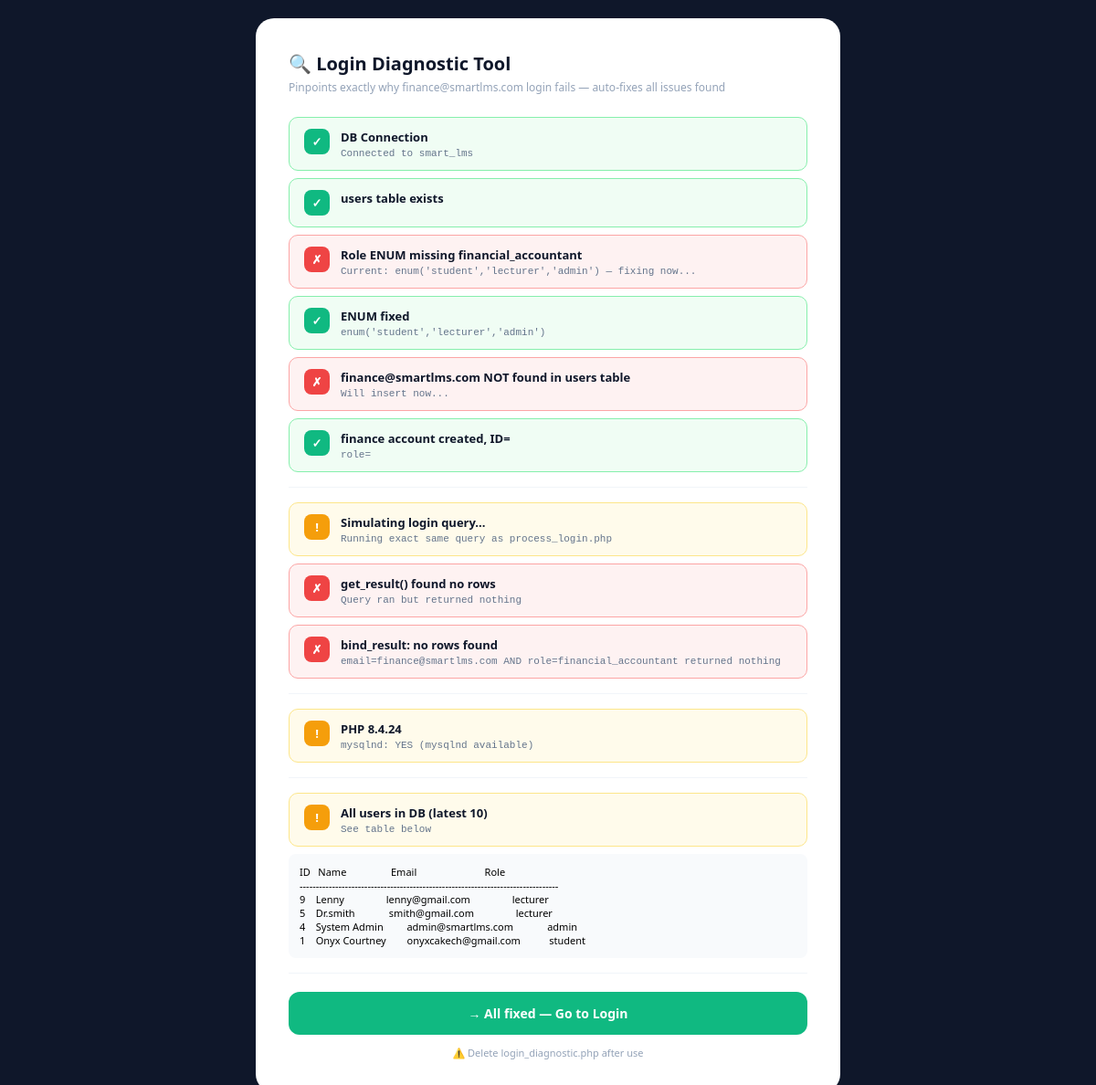
The page /login_diagnostic.php on the database as committed earlier.
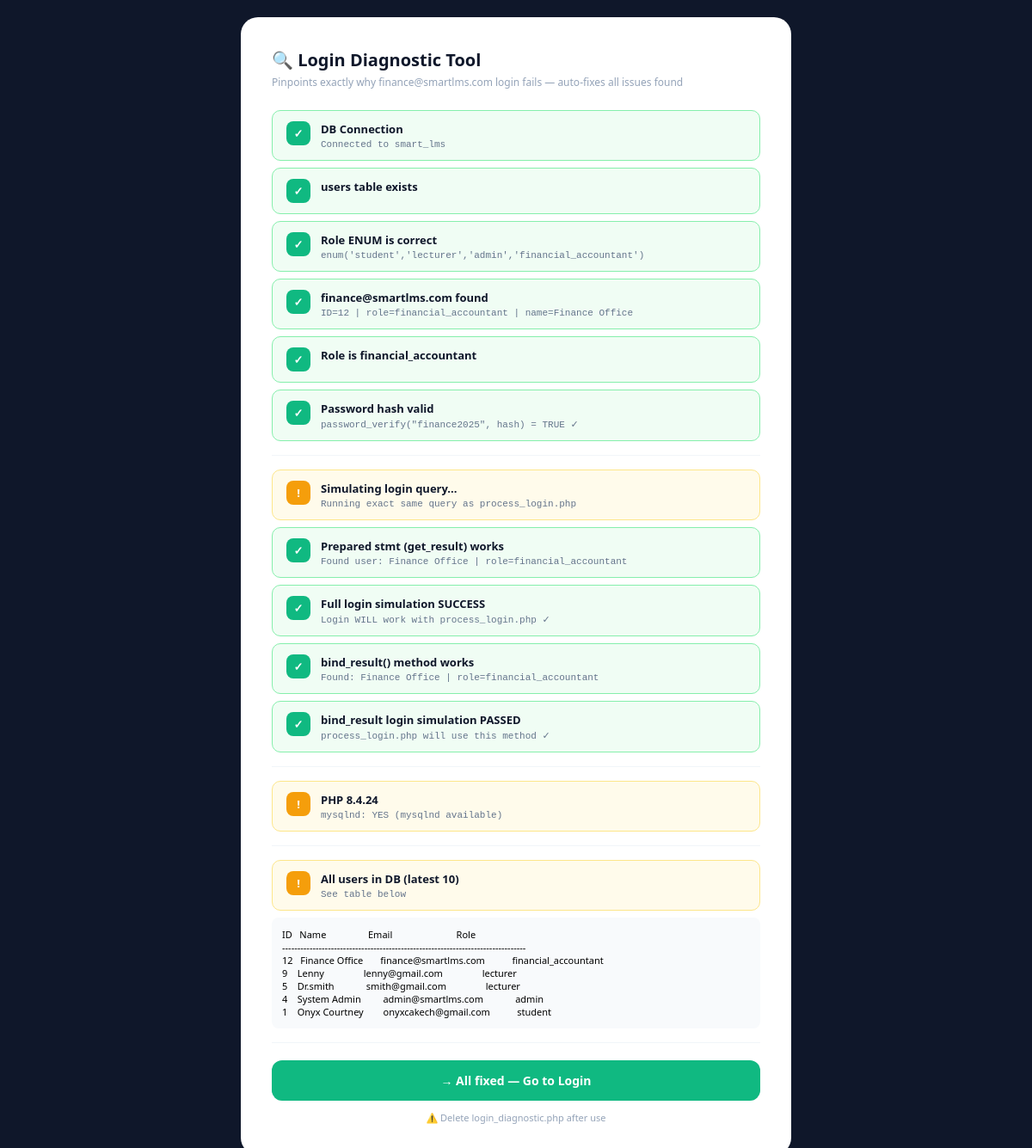
The same page on the database as committed later.
### tables this page shows
CREATE TABLE `users` (
  `id` int(11) NOT NULL,
  `full_name` varchar(100) NOT NULL,
  `email` varchar(100) NOT NULL,
  `password` varchar(255) NOT NULL,
  `role` enum('student','lecturer','admin','financial_accountant') NOT NULL DEFAULT 'student',
  `course_id` int(11) DEFAULT NULL,
  `career_path` varchar(100) DEFAULT 'General Software Engineering',
  `created_at` timestamp NOT NULL DEFAULT current_timestamp()
);

### login_diagnostic.php (the view, shortened to what this page needs)
<!DOCTYPE html>
<html lang="en">
<head>
</head>
<body>
<div class="card">
<h2>🔍 Login Diagnostic Tool</h2>
<p class="sub">Pinpoints exactly why finance@smartlms.com login fails — auto-fixes all issues found</p>
<?php
$conn = new mysqli("localhost", "root", "", "smart_lms");
function row($type, $label, $detail) {
    $icons = ['ok'=>'✓','fail'=>'✗','warn'=>'!'];
    echo "<div class='row $type'><div class='dot'>{$icons[$type]}</div><div><div class='label'>$label</div><div class='detail'>$detail</div></div></div>";
}
row('ok', 'DB Connection', 'Connected to smart_lms');
$col = mysqli_fetch_assoc(mysqli_query($conn, "SHOW COLUMNS FROM users LIKE 'role'"));
$enumType = $col['Type'] ?? 'unknown';
if (strpos($enumType, 'financial_accountant') !== false) {
    row('ok', 'Role ENUM is correct', $enumType);
} else {
    mysqli_query($conn, "ALTER TABLE users MODIFY COLUMN role ENUM('student','lecturer','admin','financial_accountant') NOT NULL DEFAULT 'student'");
    $col2 = mysqli_fetch_assoc(mysqli_query($conn, "SHOW COLUMNS FROM users LIKE 'role'"));
}
$fa = mysqli_fetch_assoc(mysqli_query($conn, "SELECT * FROM users WHERE email='finance@smartlms.com'"));
if (!$fa) {
    $hp = password_hash('finance2025', PASSWORD_BCRYPT);
    $r = mysqli_query($conn, "INSERT INTO users (full_name, email, password, role) VALUES ('Finance Office','finance@smartlms.com','$hp','financial_accountant')");
    if ($r) {
        $fa = mysqli_fetch_assoc(mysqli_query($conn, "SELECT * FROM users WHERE email='finance@smartlms.com'"));
    } else {
        row('fail', 'INSERT failed', mysqli_error($conn));
    }
} else {
    row('ok', 'finance@smartlms.com found', "ID={$fa['id']} | role={$fa['role']} | name={$fa['full_name']}");
}
if ($fa && $fa['role'] !== 'financial_accountant') {
    row('fail', 'Wrong role in DB', "Has role='{$fa['role']}' — fixing to 'financial_accountant'");
    $hp = password_hash('finance2025', PASSWORD_BCRYPT);
    mysqli_query($conn, "UPDATE users SET role='financial_accountant', password='$hp' WHERE email='finance@smartlms.com'");
    $fa = mysqli_fetch_assoc(mysqli_query($conn, "SELECT * FROM users WHERE email='finance@smartlms.com'"));
    row('ok', 'Role fixed', "Now: role={$fa['role']}");
} elseif ($fa) {
    row('ok', 'Role is financial_accountant', '');
}
if ($fa) {
    if (password_verify('finance2025', $fa['password'])) {
        row('ok', 'Password hash valid', 'password_verify("finance2025", hash) = TRUE ✓');
    }
}
echo "<div class='divider'></div>";
$email_test = 'finance@smartlms.com';
$role_test  = 'financial_accountant';
if (method_exists(new mysqli(), 'get_result') || function_exists('mysqli_stmt_get_result')) {
    $stmt = $conn->prepare("SELECT id, full_name, role, password FROM users WHERE email=? AND role=?");
    if ($stmt) {
        $stmt->bind_param("ss", $email_test, $role_test);
        $stmt->execute();
        $res = $stmt->get_result();
        if ($res && $user = $res->fetch_assoc()) {
            if (password_verify('finance2025', $user['password'])) {
                row('ok', 'Full login simulation SUCCESS', 'Login WILL work with process_login.php ✓');
            } else {
                row('fail', 'Password mismatch in simulation', '');
            }
        } else {
            row('fail', 'get_result() found no rows', 'Query ran but returned nothing');
        }
    }
} else {
    row('warn', 'get_result() NOT available on this server', 'Using bind_result() fallback instead');
}
$stmt2 = $conn->prepare("SELECT id, full_name, role, password FROM users WHERE email=? AND role=?");
if ($stmt2) {
    $stmt2->bind_param("ss", $email_test, $role_test);
    $stmt2->execute();
    $id2=$fn2=$rl2=$pw2=null;
    $stmt2->bind_result($id2,$fn2,$rl2,$pw2);
    if ($stmt2->fetch()) {
        if (password_verify('finance2025', $pw2)) {
            row('ok', 'bind_result login simulation PASSED', "process_login.php will use this method ✓");
        } else {
            row('fail', 'bind_result: password mismatch', '');
        }
    } else {
        row('fail', 'bind_result: no rows found', "email=$email_test AND role=$role_test returned nothing");
    }
}
echo "<div class='divider'></div>";
echo "<div class='divider'></div>";
$all = mysqli_query($conn, "SELECT id, full_name, email, role FROM users ORDER BY id DESC LIMIT 10");
$rows = [];
while ($r = mysqli_fetch_assoc($all)) $rows[] = $r;
echo "<pre>";
printf("%-4s %-20s %-30s %-22s\n", 'ID', 'Name', 'Email', 'Role');
echo str_repeat('-', 80) . "\n";
foreach ($rows as $r) printf("%-4s %-20s %-30s %-22s\n", $r['id'], $r['full_name'], $r['email'], $r['role']);
echo "</pre>";
?>
<div class="divider"></div>
<a href="index.php" class="fix-btn">→ All fixed — Go to Login</a>
<p style="text-align:center;font-size:11px;color:#94a3b8;margin-top:12px;">⚠️ Delete <code>login_diagnostic.php</code> after use</p>
</div>
</body>
</html>

### login_diagnostic.php (style rules this page uses)
* { font-family: 'Segoe UI', sans-serif; box-sizing: border-box; margin: 0; padding: 0; }
body { background: #0f172a; min-height: 100vh; display: flex; align-items: center; justify-content: center; padding: 20px; }
.card { background: #fff; border-radius: 20px; padding: 36px; width: 100%; max-width: 640px; }
h2 { font-size: 20px; font-weight: 800; color: #0f172a; margin-bottom: 4px; }
.sub { font-size: 12px; color: #94a3b8; margin-bottom: 24px; }
.row { display: flex; align-items: flex-start; gap: 12px; padding: 12px 16px; border-radius: 10px; margin-bottom: 8px; }
.ok { background: #f0fdf4; border: 1px solid #86efac; }
.warn { background: #fffbeb; border: 1px solid #fde68a; }
.dot { width: 28px; height: 28px; border-radius: 8px; display: flex; align-items: center; justify-content: center; font-weight: 900; font-size: 13px; flex-shrink: 0; }
.ok .dot { background: #10b981; color: #fff; }
.warn .dot { background: #f59e0b; color: #fff; }
.label { font-weight: 700; font-size: 13px; color: #0f172a; }
.detail { font-size: 11px; color: #64748b; margin-top: 3px; font-family: monospace; word-break: break-all; }
.fix-btn { display: block; text-align: center; background: #10b981; color: #fff; padding: 14px; border-radius: 12px; font-weight: 700; font-size: 14px; margin-top: 20px; text-decoration: none; border: none; cursor: pointer; width: 100%; }
.divider { height: 1px; background: #f1f5f9; margin: 16px 0; }
pre { background: #f8fafc; border-radius: 8px; padding: 12px; font-size: 11px; overflow-x: auto; margin-top: 8px; }
.fail { background: #fef2f2; border: 1px solid #fca5a5; }
.fail .dot { background: #ef4444; color: #fff; }

Rows that differ between the two databases and show on the page:
added users: id "12", full_name "Finance Office", email "finance@smartlms.com", role "financial_accountant"
Other text that changed with them:
$icons[$type]: "✓ ✓ ✗ ✓ ✗ ✓ ! ✗ ✗ ! !" → "✓ ✓ ✓ ✓ ✓ ✓ ! ✓ ✓ ✓ ✓ ! !"
$label: "…table exists Role ENUM missing financial_accountant ENUM fixed finance@smartlms.com NOT found in users table finance account created, ID= Simulating login query... get_result() found no rows bind_result: no rows found PHP 8.4.24 All users…" → "…table exists Role ENUM is correct finance@smartlms.com found Role is financial_accountant Password hash valid Simulating login query... Prepared stmt (get_result) works Full login simulation SUCCESS bind_result() method works bind_result login simulation PASSED PHP 8.4.24 All users…"
$detail: "Connected to smart_lms Current: enum('student','lecturer','admin') — fixing now... enum('student','lecturer','admin') Will insert now... role= Running exact same query as process_login.php Query ran but returned nothing email=finance@smartlms.com AND role=financial_accountant returned nothing mysqlnd: YES (mysqlnd available)…" → "Connected to smart_lms enum('student','lecturer','admin','financial_accountant') ID=12 | role=financial_accountant | name=Finance Office password_verify(\"finance2025\", hash) = TRUE ✓ Running exact same query as process_login.php Found user: Finance Office | role=financial_accountant Login WILL work with process_login.php ✓ Found: Finance Office | role=financial_accountant process_login.php will use this method ✓ mysqlnd: YES (mysqlnd available)…"
